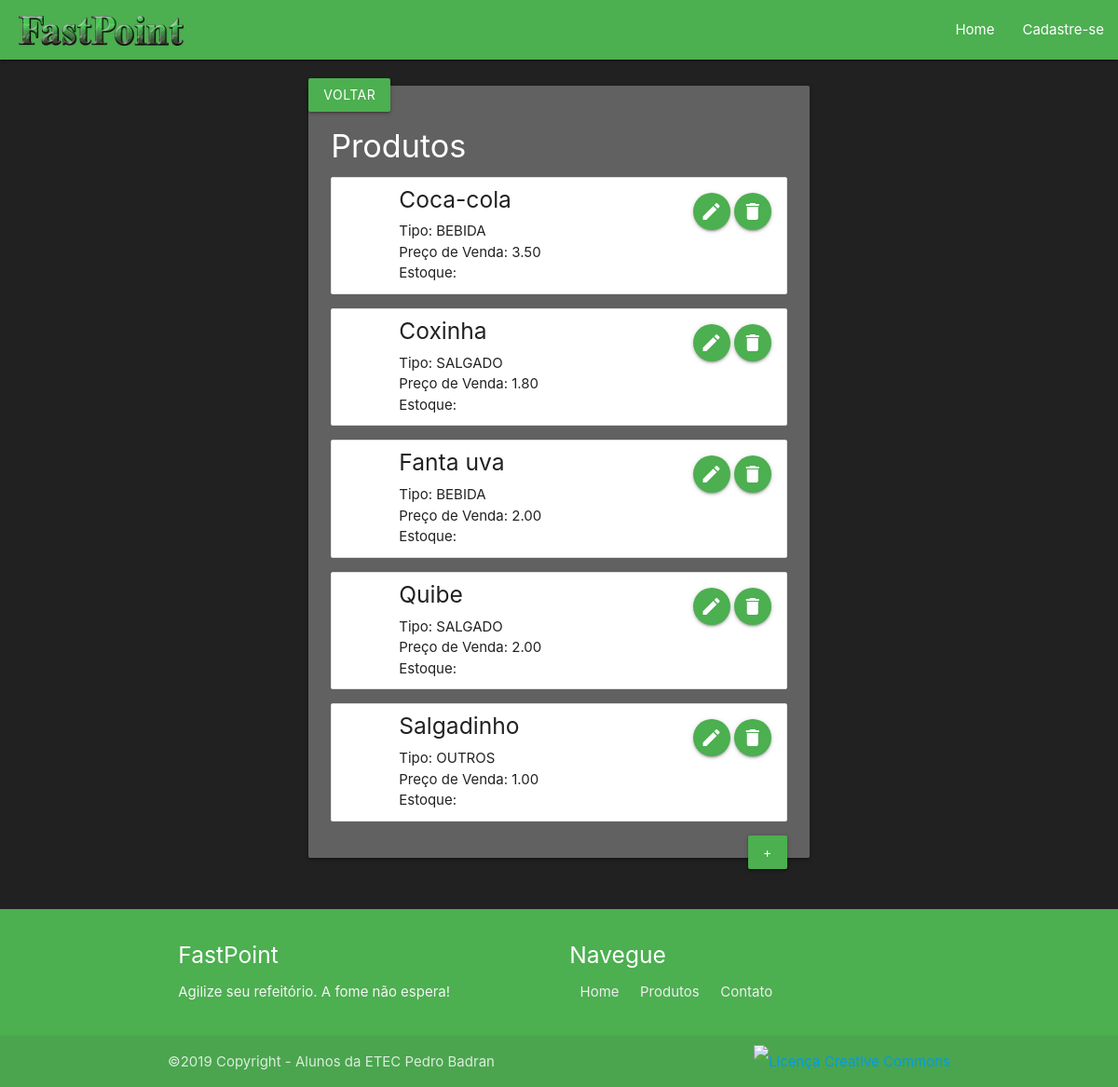
Screenshot of /index.php?link=10 with the database file from the repository.
### tables this page shows
create table produto (
	id		integer primary key	auto_increment					not null,
	descr	varchar(255)										not null,
	tipo	varchar(50)											not null,
	estoque	integer												default 0,
	codEtec	smallint											not null,
		constraint	fk_produto_empresa	foreign key	(codEtec)	references	empresa(codEtec),
	prVen	decimal(9,2)												,
	dtaInativo	timestamp										null
);

### controller/produto.controller.php (called while the page is built, shortened)
<?php
require_once('model/produto.model.php');
require_once('service/produto.service.php');
require_once('conexao/conexao.php');
if($action=='show') {
	$produto = new Produto();
	$conexao = new Conexao();
	$produto->__set('codEtec', 94);
	$prodService = new ProdService($conexao, $produto);
	$produto = $prodService->read('show');
}
?>

### conexao/conexao.php (called while the page is built, shortened)
<?php
class Conexao {
    private $user = 'root';
    private $pass = '';
    function connect() {
        try {
            $db = new PDO('mysql:host=localhost;dbname=FastPoint', $this->user, $this->pass, array(
                PDO::MYSQL_ATTR_INIT_COMMAND => "SET NAMES utf8"
            ));
            $db->setAttribute(PDO::ATTR_ERRMODE, PDO::ERRMODE_EXCEPTION);
            return $db;
        }
        catch(PDOException $e) {
            echo 'ERRO NA CONEXÃO COM BANCO DE DADOS: ' . $e->getMessage() . '<br>';
        }
    }
}
?>

### service/produto.service.php (called while the page is built, shortened)
<?php
class ProdService{
	private $conexao;
	private $produto;
	function __construct(Conexao $conexao, Produto $produto){
		$this->conexao = $conexao->connect();
		$this->produto = $produto;
	}
	function read($action){
		try{
			if($action=='show'){
				$sql = 'SELECT id, descr, tipo, estoque, prVen FROM produto WHERE codEtec = :codEtec AND dtaInativo IS NULL ORDER BY descr';
				$stmt = $this->conexao->prepare($sql);
				$stmt->bindValue(':codEtec', $this->produto->__get('codEtec'));
				$stmt->execute();
			}
			return $stmt->fetchAll(PDO::FETCH_OBJ);
		} catch (PDOException $e) {
		}
	}
}
?>

### model/produto.model.php (called while the page is built, shortened)
<?php
class Produto{
	function __get($atributo){
		return $this->$atributo;
	}
}
?>

### controller.php (called while the page is built)
<?php
require('controller/'.$obj.'.controller.php');
?>

### listaProdutos.php (the view, shortened to what this page needs)
<div class="row">
	<div class="col s12 l8 offset-l2">
		<a href='index.php?link=9' class="btn waves-effect green left">VOLTAR</a>
		<div class="card-panel grey darken-2">
			<h4 class="white-text">Produtos</h4>
			<?php
				$obj = 'produto';
				require_once 'controller.php';
				foreach ($produto as $produto) {
			?>
			<ul class="collection white" id="liProduto<?=$produto->id?>">
				<li class="collection-item avatar">
					<div id='campos'>
						<p>
							<h5 style="margin-top: 0px" id="lst_pro_descr_<?=$produto->id?>"><?=$produto->descr?></h5>
							Tipo: <span style="text-transform: uppercase;" id="lst_pro_tipo_<?=$produto->id?>"><?=$produto->tipo?></span><br>
							Preço de Venda: <span id="lst_pro_prVen_<?=$produto->id?>"><?=$produto->prVen?></span><br>
							Estoque: <span id="lst_pro_estoque_<?=$produto->id?>"><?=$produto->estoque?></span>
						</p>
					</div>
					<div id="prodButtons" class="secondary-content">
						<a href="#!" class="btn-floating waves-effect green btnEdit" idProduto="<?=$produto->id?>"><i class="material-icons">edit</i></a>
						<a href="#!" class="btn-floating waves-effect green btnExcluir" idProduto="<?=$produto->id?>"><i class="material-icons">delete</i></a>
					</div>
				</li>
			</ul>
			<?php } ?>
			<a class="btn waves-effect green right" href="index.php?link=11">+</a>
		</div>
	</div>
</div>

### index.php (shortened to what this page needs)
<!DOCTYPE html>
<html lang="pt-br">
	<head>
		<link rel="stylesheet" type="text/css" href="css/materialize.css">
		<link rel="stylesheet" type="text/css" href="css/index.css">
	</head>
	<body class="background grey darken-4">
		<nav class="nav-extended">
			<div class="nav-wrapper green">
				<a href="index.php?link=8" class="logo"><img src="img/logo.png" style='height: 4vh;'></a>
				<ul class="right hide-on-med-and-down">
					<li><a href='index.php?link=8'>Home</a></li>
					<li><a href='index.php?link=4' id='btnCadPc'>Cadastre-se</a></li>
				</ul>
			</div>
		</nav>
				  <p> Cred: <?php var_dump($_SESSION['rmcli']) ?><br>
				  <a href="index.php?link=5"class="white-text"> Sair </a></p>
		<div class='container' style="padding: 20px 0;">
			<?php
				$link = @$_GET['link'];
				$url[1] = 'telaInicial.php';
				$url[3] = 'login.php';
				$url[4] = 'cadConta.php';
				$url[5] = 'sair.php';
				$url[6] = 'telaCliente.php';
				$url[7] = 'loginEmp.php';
				$url[8] = 'home.php';
				$url[9] = 'telaEmpresa.php';
				$url[10] = 'listaProdutos.php';
				$url[11] = 'cadProduto.php';
				$url[12] = 'delProduto.php';
				$url[13] = 'cadProd.php';
				$url[14] = 'editProd.php';
				$url[15] = 'listaClientes.php';
				$url[16] = 'credCliEmp.php';
				$url[18] = 'pedidoCli.php';
				$url[19] = 'realizarPedido.php';
				$url[20] = 'entregarPedido.php';
				if(!empty($link)){
					if(file_exists($url[$link])){
						include $url[$link];
					}
				} else {
					trim(include 'telaInicial.php');
				}
			?>
		</div>
		<footer class='page-footer green'>
			<div class='container'>
				<div class='row'>
					<div class='col s12 m12 l6'>
						<h5 class='white-text'>FastPoint</h5>
						<p class='grey-text text-lighten-4'>Agilize seu refeitório. A fome não espera!</p>
					</div>
					<div class='col s12 l4 offset-12 hide-on-med-and-down'>
						<h5 class='white-text'>Navegue</h5>
						<p>
						  <div class="col"><a class="grey-text text-lighten-3" href="index.php?link=1">Home</a></div>
						  <div class="col"><a class="grey-text text-lighten-3" href="#!">Produtos</a></div>
						  <div class="col"><a class="grey-text text-lighten-3" href="#!">Contato</a></div>
						</p>
					</div>
				</div>
			</div>
			<div class='footer-copyright'>
				<div class='container' style="line-height: 35px">
					©2019 Copyright - Alunos da ETEC Pedro Badran
					<a class="right hide-on-med-and-down" rel="license" href="http://creativecommons.org/licenses/by-nc-sa/4.0/"><img alt="Licença Creative Commons" style="border-width:0" src="https://i.creativecommons.org/l/by-nc-sa/4.0/88x31.png"/></a>
				</div>
			</div>
		</footer>
	</body>
</html>

### css/index.css (style rules this page uses)
.logo { display: inline-block; height: 100%; margin-left: 20px; }
.logo>img { vertical-align: middle }

### rows the page displays
produto: descr "Coca-cola", tipo "BEBIDA", prVen "3.50"
produto: descr "Coxinha", tipo "SALGADO", prVen "1.80"
produto: descr "Fanta uva", tipo "BEBIDA", prVen "2.00"
produto: descr "Quibe", tipo "SALGADO", prVen "2.00"
produto: descr "Salgadinho", tipo "OUTROS", prVen "1.00"
